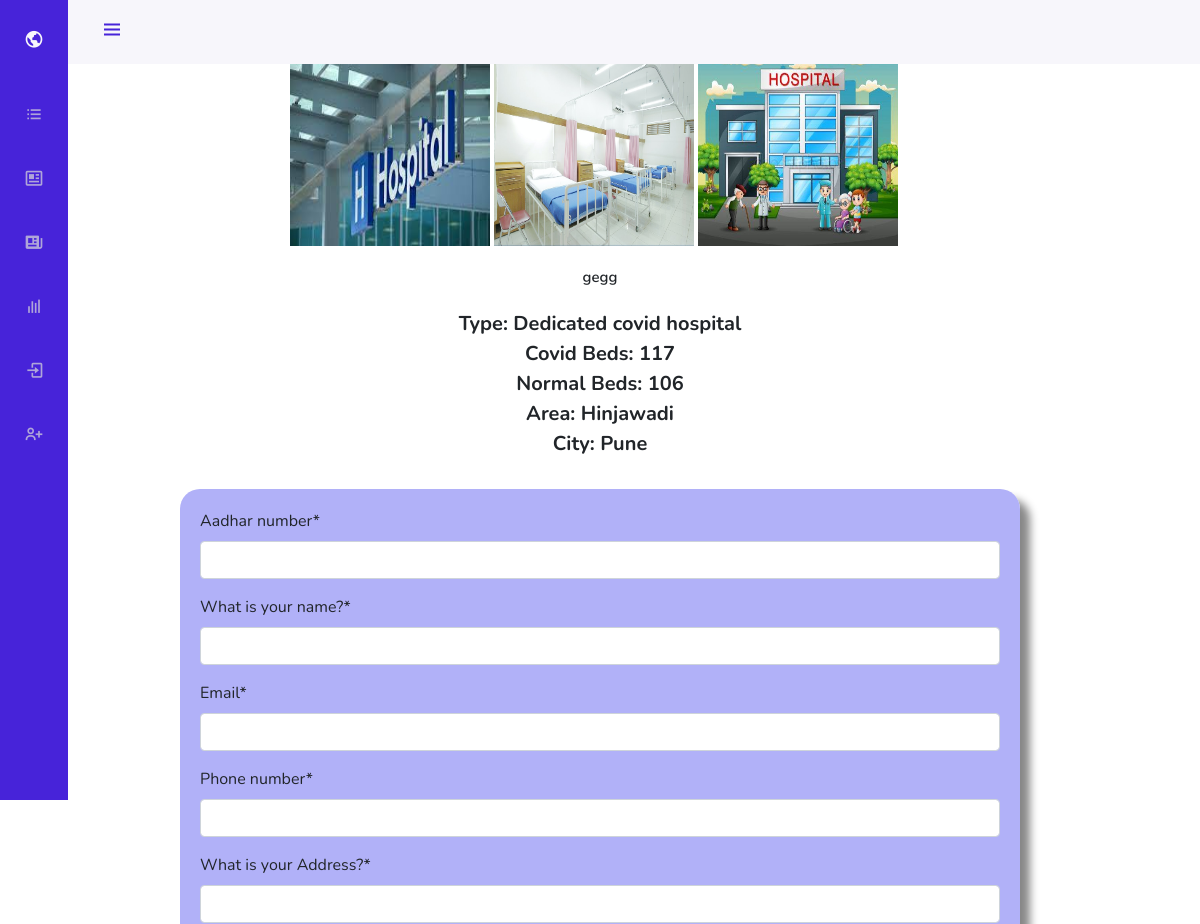
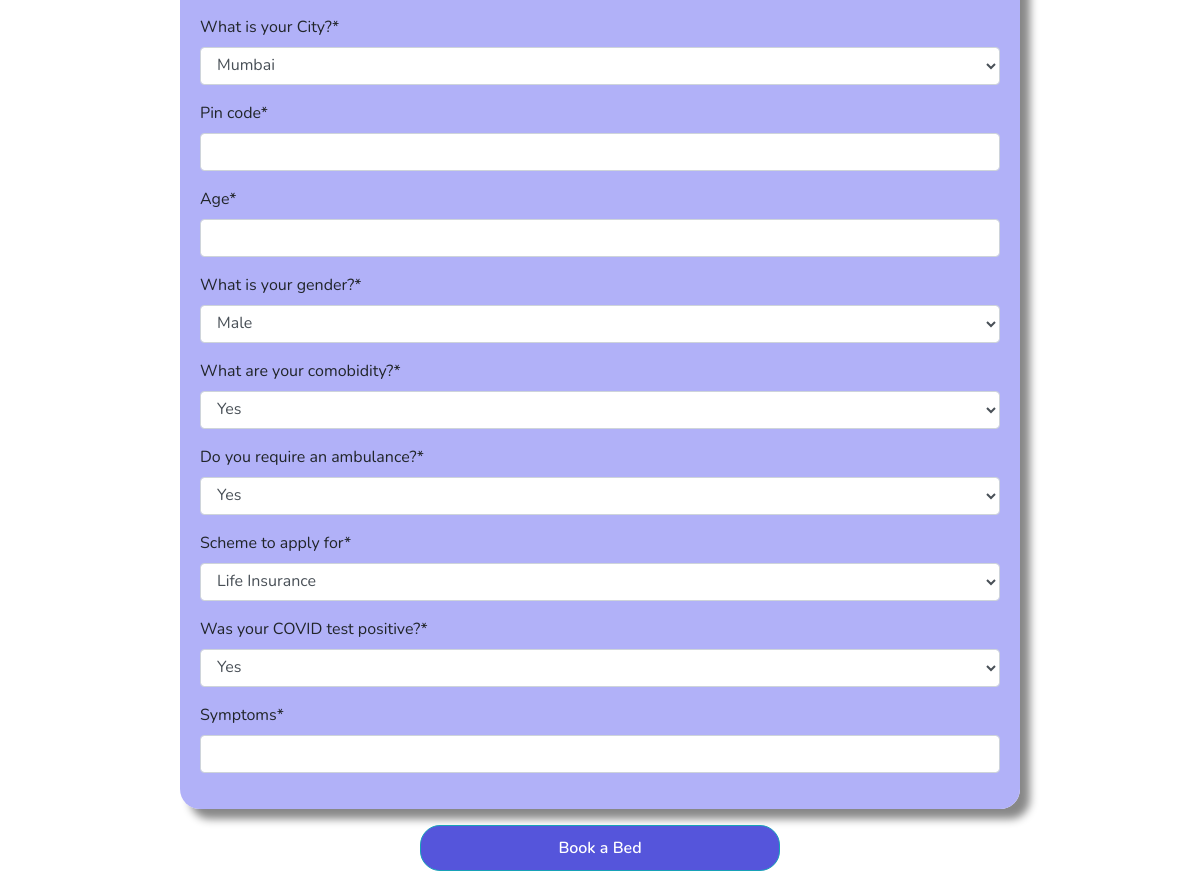
Screenshot of /post/15/ with the database file from the repository (2 pictures, top to bottom).
### blog/models.py (models this page shows, shortened)
class Post(models.Model):
    name = models.CharField(max_length = 100)
    content = models.TextField()
    type = models.CharField(max_length = 100, default="Dedicated covid hospital")
    proof = models.ImageField(default='default.jpg',upload_to='hosp_proofs')
    author = models.ForeignKey(User, on_delete=models.CASCADE)
    city = models.CharField(max_length=100, default="Mumbai")
    address = models.TextField(default="Maharashtra")
    area =models.CharField(max_length=100, default="Andheri")
    covid_cap=models.IntegerField(default=0)
    norm_cap = models.IntegerField(default=0)
    img1 = models.ImageField(default='default.jpg',upload_to='hosp_imgs')
    img2 = models.ImageField(default='default.jpg',upload_to='hosp_imgs')
    img3 = models.ImageField(default='default.jpg',upload_to='hosp_imgs')

### blog/views.py (the view)
# urls.py: path('post/<int:pk>/', views.PostDetailView, name='post-detail'),
def PostDetailView(request,pk):
    if request.method== 'POST':
        form=BedForm(request.POST)
        if form.is_valid():
            rq =BedRequest()
            post = get_object_or_404(Post, pk=pk)
            rq.aadhar_number = form.cleaned_data.get('aadhar_number')
            rq.email = form.cleaned_data.get('email')
            rq.phone_number = form.cleaned_data.get('phone_number')
            rq.name = form.cleaned_data.get('name')
            rq.address = form.cleaned_data.get('address')
            rq.city = form.cleaned_data.get('city')
            rq.pin_code = form.cleaned_data.get('pin_code')
            rq.gender = form.cleaned_data.get('gender')
            rq.age = form.cleaned_data.get('age')
            rq.co_mobidity = form.cleaned_data.get('co_mobidity')
            rq.ambulance_required= form.cleaned_data.get('ambulance_required')
            rq.scheme = form.cleaned_data.get('scheme')
            rq.health_centre = post.author.username
            rq.tested = form.cleaned_data.get('tested')
            rq.symptoms = form.cleaned_data.get('symptoms')
            rq.save()
            return redirect('blog-home')
        else:
            pass
    else:
        form=BedForm()
        post = get_object_or_404(Post, pk=pk)
        return render(request,'blog/post_detail.html', {
            "form": form,
            "post": post,
        })

### blog/forms.py
class BedForm(forms.ModelForm):
    aadhar_number =forms.IntegerField()
    phone_number =forms.IntegerField()
    email = forms.EmailField()
    name=forms.CharField(label='What is your name?')
    address=forms.CharField(label='What is your Address?')
    city=forms.CharField(label='What is your City?', widget=forms.Select(choices=CITY))
    pin_code =forms.IntegerField()
    gender=forms.CharField(label='What is your gender?',widget=forms.Select(choices=GENDER))
    age =forms.IntegerField()
    co_mobidity=forms.CharField(label='What are your comobidity?',widget=forms.Select(choices=PREGNANT))
    ambulance_required=forms.CharField(label='Do you require an ambulance?',widget=forms.Select(choices=PREGNANT))
    scheme=forms.CharField(label='Scheme to apply for',widget=forms.Select(choices=SCHEME))
    tested = forms.CharField(label='Was your COVID test positive?',widget=forms.Select(choices=PREGNANT))
    symptoms = forms.Textarea()
    class Meta:
        model= BedRequest
        fields=('aadhar_number', 'name', 'email', 'phone_number', 'address' , 'city', 'pin_code',  'age', 'gender',
             'co_mobidity', 'ambulance_required', 'scheme', 'tested','symptoms'
        )

### blog/templates/blog/post_detail.html (shortened to what this page needs)
{% extends 'blog/navbase_without.html' %} {% load crispy_forms_tags %} {% block content %}
<article class="media content-section">
  <div class="media-body">
    <h2 class="article-title">{{ post.name }}</h2>
    <div class="img-container">
    <img src="{{ post.img1.url }}" style="width: 200px; height: 200px" />
    <img src="{{ post.img2.url }}" style="width: 200px; height: 200px" />
    <img src="{{ post.img3.url }}" style="width: 200px; height: 200px" />
  </div>
  <p style="font-size: 15px; font-weight: 600; margin-bottom: 20px;" class="article-content">{{ post.content }}</p>
    <div class="details">
    <p class="article-content">Type: {{ post.type }}</p>
    <p class="article-content">Covid Beds: {{ post.covid_cap }}</p>
    <p class="article-content">Normal Beds: {{ post.norm_cap }}</p>
    <p class="article-content">Area: {{ post.area }}</p>
    <p class="article-content">City: {{ post.city }}</p>
  </div>
    {%if not user.is_authenticated %}
    <form method="POST">
      <fieldset class="form-group">{{ form|crispy }}</fieldset>
      <div class="form-group">
        <button class="btn btn-outline-info" type="submit">Book a Bed</button>
      </div>
    </form>
    {% endif %}
  </div>
</article>
{% endblock %}

### blog/static/blog/css/nav.css (style rules this page uses)
:root { --header-height: 3rem; --nav-width: 68px; --first-color: #4723D9; --first-color-light: #AFA5D9; --white-color: #F7F6FB; --body-font: 'Nunito', sans-serif; --normal-font-size: 1rem; --z-fixed: 100; }
*,::before,::after { box-sizing: border-box; }
html { height: 100vh !important; }
body { position: relative; margin: 0 0 0 0; padding: 0 ; font-family: var(--body-font); font-size: var(--normal-font-size); transition: .5s; }
@media screen and (min-width: 768px) { body { margin: 0 0 0 0; padding-left: 0 + 2rem); } }

### blog/templates/blog/post_detail.html (style rules this page uses)
button.btn.btn-outline-info { background-color: rgb(63, 171, 243); font-weight: 600; transition: 0.5s; }
h2.article-title { text-align: center; font-weight: 800; color: blue; }
p.article-content { font-weight: 700; margin: 0; }
img { margin-bottom: 20px; }
fieldset.form-group { margin-top: 30px; width: 70%; margin-left: 15%; background: rgb(177, 177, 248); padding: 20px; border-radius: 20px; box-shadow: 10px 10px 8px #888888; }
button.btn.btn-outline-info { border-radius: 20px; padding: 10px 20px; background: rgb(85, 85, 219); width: 30%; color: #fff; margin-left: 35%; }
.img-container { width: 620px; margin: 0 auto; }
p.article-content { text-align: center; font-size: 20px; }

### rows the page displays
Post: img1 (picture), img2 (picture), img3 (placeholder picture), content "gegg", type "Dedicated covid hospital", covid_cap "117", norm_cap "106", area "Hinjawadi", city "Pune"
